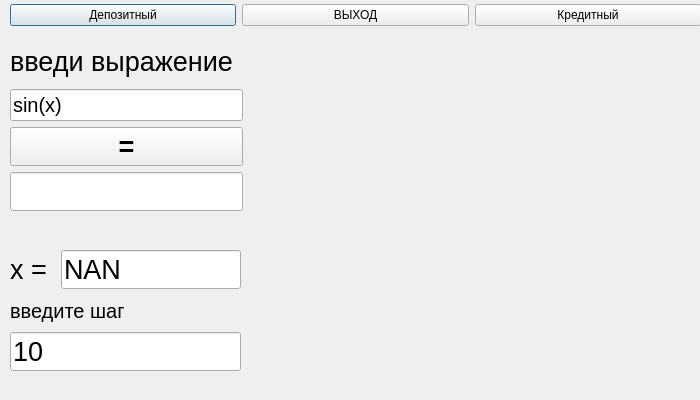
<?xml version="1.0" encoding="UTF-8"?>
<ui version="4.0">
 <class>calc</class>
 <widget class="QDialog" name="calc">
  <property name="geometry">
   <rect>
    <x>0</x>
    <y>0</y>
    <width>700</width>
    <height>400</height>
   </rect>
  </property>
  <property name="windowTitle">
   <string>Dialog</string>
  </property>
  <widget class="QWidget" name="horizontalLayoutWidget">
   <property name="geometry">
    <rect>
     <x>10</x>
     <y>0</y>
     <width>691</width>
     <height>31</height>
    </rect>
   </property>
   <layout class="QHBoxLayout" name="horizontalLayout">
    <item>
     <widget class="QPushButton" name="butt_go_to_depos">
      <property name="text">
       <string>Депозитный</string>
      </property>
     </widget>
    </item>
    <item>
     <widget class="QPushButton" name="butt_exit">
      <property name="text">
       <string>ВЫХОД</string>
      </property>
     </widget>
    </item>
    <item>
     <widget class="QPushButton" name="butt_go_to_credit">
      <property name="text">
       <string>Кредитный</string>
      </property>
     </widget>
    </item>
   </layout>
  </widget>
  <widget class="QWidget" name="verticalLayoutWidget">
   <property name="geometry">
    <rect>
     <x>10</x>
     <y>40</y>
     <width>233</width>
     <height>171</height>
    </rect>
   </property>
   <layout class="QVBoxLayout" name="verticalLayout">
    <item>
     <widget class="QLabel" name="label">
      <property name="font">
       <font>
        <pointsize>20</pointsize>
       </font>
      </property>
      <property name="text">
       <string>введи выражение</string>
      </property>
     </widget>
    </item>
    <item>
     <widget class="QLineEdit" name="line_ask">
      <property name="font">
       <font>
        <pointsize>15</pointsize>
       </font>
      </property>
      <property name="text">
       <string>sin(x)</string>
      </property>
     </widget>
    </item>
    <item>
     <widget class="QPushButton" name="butt_solution">
      <property name="font">
       <font>
        <pointsize>20</pointsize>
        <weight>75</weight>
        <bold>true</bold>
       </font>
      </property>
      <property name="text">
       <string>=</string>
      </property>
     </widget>
    </item>
    <item>
     <widget class="QLineEdit" name="line_answer">
      <property name="font">
       <font>
        <pointsize>20</pointsize>
       </font>
      </property>
     </widget>
    </item>
   </layout>
  </widget>
  <widget class="QCustomPlot" name="graphic" native="true">
   <property name="geometry">
    <rect>
     <x>250</x>
     <y>30</y>
     <width>441</width>
     <height>351</height>
    </rect>
   </property>
  </widget>
  <widget class="QWidget" name="">
   <property name="geometry">
    <rect>
     <x>10</x>
     <y>250</y>
     <width>231</width>
     <height>121</height>
    </rect>
   </property>
   <layout class="QVBoxLayout" name="verticalLayout_3">
    <item>
     <layout class="QVBoxLayout" name="verticalLayout_2">
      <item>
       <layout class="QHBoxLayout" name="horizontalLayout_2">
        <item>
         <widget class="QLabel" name="label_2">
          <property name="font">
           <font>
            <pointsize>20</pointsize>
           </font>
          </property>
          <property name="text">
           <string>x = </string>
          </property>
         </widget>
        </item>
        <item>
         <widget class="QLineEdit" name="line_x">
          <property name="font">
           <font>
            <pointsize>20</pointsize>
           </font>
          </property>
          <property name="text">
           <string>NAN</string>
          </property>
         </widget>
        </item>
       </layout>
      </item>
      <item>
       <widget class="QLabel" name="label_3">
        <property name="font">
         <font>
          <pointsize>15</pointsize>
         </font>
        </property>
        <property name="text">
         <string>введите шаг</string>
        </property>
       </widget>
      </item>
      <item>
       <widget class="QLineEdit" name="line_h">
        <property name="font">
         <font>
          <pointsize>20</pointsize>
         </font>
        </property>
        <property name="text">
         <string>10</string>
        </property>
       </widget>
      </item>
     </layout>
    </item>
   </layout>
  </widget>
 </widget>
 <customwidgets>
  <customwidget>
   <class>QCustomPlot</class>
   <extends>QWidget</extends>
   <header>qcustomplot.h</header>
   <container>1</container>
  </customwidget>
 </customwidgets>
 <resources/>
 <connections/>
</ui>
